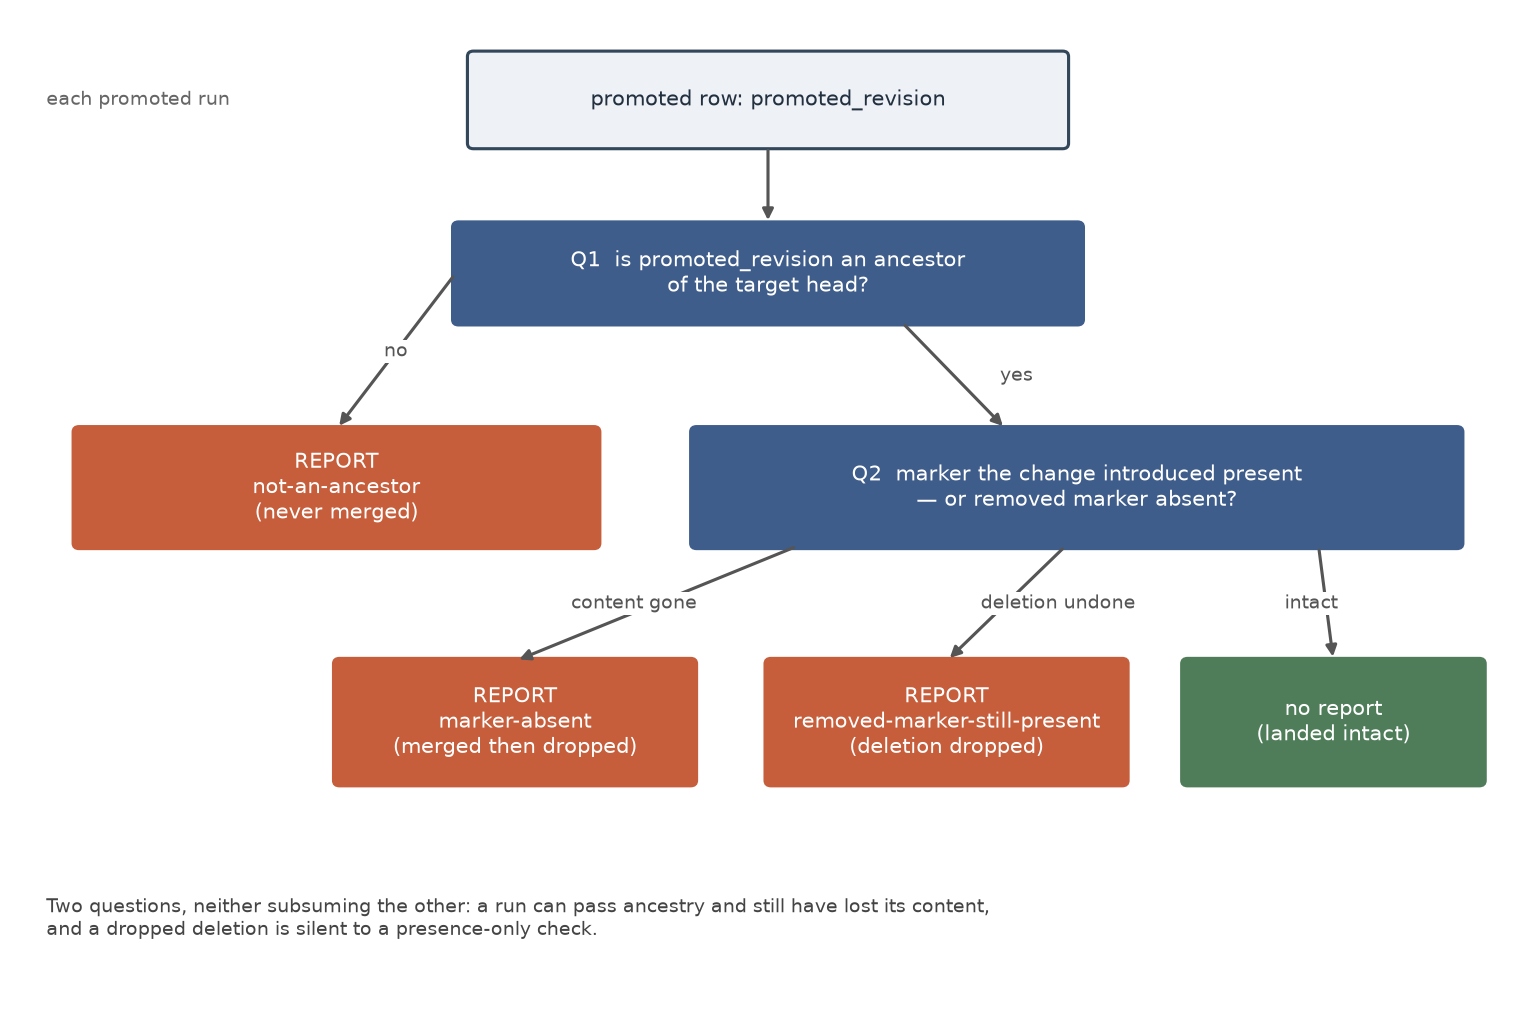

Recreate this plot in Python.
"""Draw the two questions a promoted-revision sweep asks, and its four outcomes.

The figure is a decision path, not a table: a row either fails ancestry or
passes through to the marker question, and the marker question itself forks on
whether the passing answer is presence or absence. The fork is the reason the
removal assertion exists, so it is what the drawing has to show.
"""

from pathlib import Path

import matplotlib.patches as mpatches
import matplotlib.pyplot as plt

OUT = Path(__file__).with_name("landed_sweep_decision.png")

REPORT = "#c65d3b"
PASS = "#4f7d5a"
QUESTION = "#3f5d8a"


def box(ax, x, y, w, h, text, *, face, edge, text_color="white", size=9.5):
    ax.add_patch(
        mpatches.FancyBboxPatch(
            (x, y),
            w,
            h,
            boxstyle="round,pad=0.02,rounding_size=0.04",
            linewidth=1.4,
            facecolor=face,
            edgecolor=edge,
        )
    )
    ax.text(
        x + w / 2,
        y + h / 2,
        text,
        ha="center",
        va="center",
        color=text_color,
        fontsize=size,
    )


def arrow(ax, start, end, label, *, color="#555555", dx=0.0):
    ax.annotate(
        "",
        xy=end,
        xytext=start,
        arrowprops={"arrowstyle": "-|>", "color": color, "linewidth": 1.4},
    )
    if label:
        ax.text(
            (start[0] + end[0]) / 2 + dx,
            (start[1] + end[1]) / 2,
            label,
            ha="center",
            va="center",
            fontsize=8.5,
            color=color,
            bbox={"facecolor": "white", "edgecolor": "none", "pad": 1.0},
        )


fig, ax = plt.subplots(figsize=(9.6, 6.4))
ax.set_xlim(0, 10)
ax.set_ylim(0, 7.2)
ax.axis("off")

box(
    ax,
    3.0,
    6.3,
    4.0,
    0.68,
    "promoted row: promoted_revision",
    face="#eef1f6",
    edge="#33475b",
    text_color="#22303f",
)

ax.text(
    0.15,
    6.64,
    "each promoted run",
    fontsize=8.5,
    color="#666666",
    va="center",
)

box(
    ax,
    2.9,
    5.0,
    4.2,
    0.72,
    "Q1  is promoted_revision an ancestor\nof the target head?",
    face=QUESTION,
    edge=QUESTION,
)
arrow(ax, (5.0, 6.3), (5.0, 5.72), "")

box(
    ax,
    0.35,
    3.35,
    3.5,
    0.86,
    "REPORT\nnot-an-ancestor\n(never merged)",
    face=REPORT,
    edge=REPORT,
)
arrow(ax, (2.9, 5.36), (2.1, 4.21), "no")

box(
    ax,
    4.5,
    3.35,
    5.15,
    0.86,
    "Q2  marker the change introduced present\n— or removed marker absent?",
    face=QUESTION,
    edge=QUESTION,
)
arrow(ax, (5.9, 5.0), (6.6, 4.21), "yes", dx=0.42)

box(
    ax,
    2.1,
    1.6,
    2.4,
    0.9,
    "REPORT\nmarker-absent\n(merged then dropped)",
    face=REPORT,
    edge=REPORT,
)
arrow(ax, (5.2, 3.35), (3.3, 2.5), "content gone", dx=-0.15)

box(
    ax,
    5.0,
    1.6,
    2.4,
    0.9,
    "REPORT\nremoved-marker-still-present\n(deletion dropped)",
    face=REPORT,
    edge=REPORT,
)
arrow(ax, (7.0, 3.35), (6.2, 2.5), "deletion undone", dx=0.35)

box(
    ax,
    7.8,
    1.6,
    2.0,
    0.9,
    "no report\n(landed intact)",
    face=PASS,
    edge=PASS,
)
arrow(ax, (8.7, 3.35), (8.8, 2.5), "intact", dx=-0.1)

ax.text(
    0.15,
    0.6,
    "Two questions, neither subsuming the other: a run can pass ancestry and still "
    "have lost its content,\nand a dropped deletion is silent to a presence-only check.",
    fontsize=8.5,
    color="#444444",
    va="center",
)

fig.tight_layout()
fig.savefig(OUT, dpi=160)
print(OUT)
